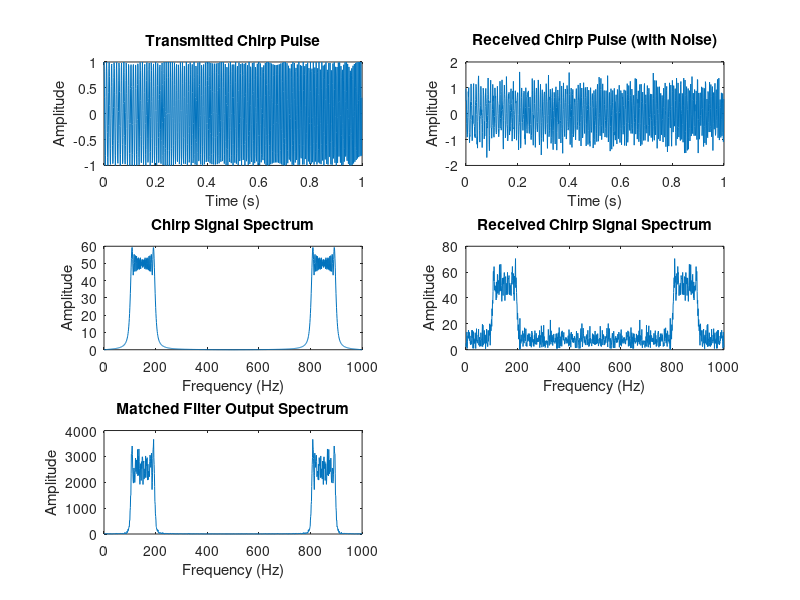

This chart was generated by the following MATLAB code: (Note: this script raises an error after producing the figure.)
% 定义参数
fs = 1000; % 采样率
T = 1; % 信号持续时间（秒）
t = 0:1/fs:T-1/fs; 

% 发送Chirp信号
chirp_pulse = chirp(t, 100, T, 200); % Chirp信号

% 模拟接收到的回波信号（添加噪声）- 两个目标
target1_delay = 0.5; % 第一个目标的时间延迟
target2_delay = 0.8; % 第二个目标的时间延迟
received_chirp = chirp_pulse + ...
    0.2 * randn(size(t - target1_delay)) + ...
    0.2 * randn(size(t - target2_delay));

% 使用匹配滤波器处理回波信号
output_chirp = conv(received_chirp, fliplr(chirp_pulse), 'same');

% 计算Chirp信号的频谱
N = length(chirp_pulse);
frequencies_chirp = linspace(0, fs, N);
chirp_fft = fft(chirp_pulse);

% 计算回波信号的频谱
received_chirp_fft = fft(received_chirp);

% 计算匹配滤波器输出的频谱
output_chirp_fft = fft(output_chirp);

% 绘制信号和处理后的结果
figure;

% 绘制发送Chirp信号
subplot(3, 2, 1);
plot(t, chirp_pulse);
title('Transmitted Chirp Pulse');
xlabel('Time (s)');
ylabel('Amplitude');

% 绘制接收到的回波信号
subplot(3, 2, 2);
plot(t, received_chirp);
title('Received Chirp Pulse (with Noise)');
xlabel('Time (s)');
ylabel('Amplitude');

% 绘制Chirp信号的频域图
subplot(3, 2, 3);
plot(frequencies_chirp, abs(chirp_fft));
title('Chirp Signal Spectrum');
xlabel('Frequency (Hz)');
ylabel('Amplitude');

% 绘制回波信号的频域图
subplot(3, 2, 4);
plot(frequencies_chirp, abs(received_chirp_fft));
title('Received Chirp Signal Spectrum');
xlabel('Frequency (Hz)');
ylabel('Amplitude');

% 绘制匹配滤波器输出的频域图
subplot(3, 2, 5);
plot(frequencies_chirp, abs(output_chirp_fft));
title('Matched Filter Output Spectrum');
xlabel('Frequency (Hz)');
ylabel('Amplitude');

sgtitle('Chirp Signal Simulation with Two Targets and Matched Filtering');
